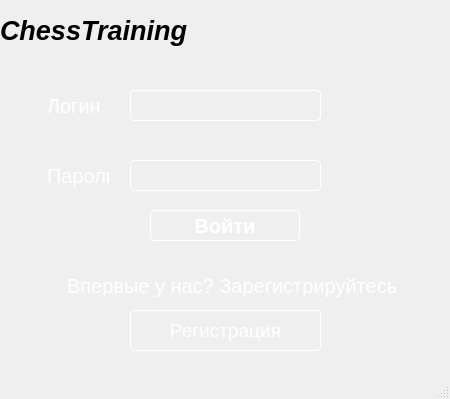
<?xml version="1.0" encoding="UTF-8"?>
<ui version="4.0">
 <class>MainWindow</class>
 <widget class="QMainWindow" name="MainWindow">
  <property name="geometry">
   <rect>
    <x>0</x>
    <y>0</y>
    <width>450</width>
    <height>399</height>
   </rect>
  </property>
  <property name="windowTitle">
   <string>MainWindow</string>
  </property>
  <property name="styleSheet">
   <string notr="true">#MainWindow{background-image: url('sup/bg.jpg'); no-repeat;}</string>
  </property>
  <widget class="QWidget" name="centralwidget">
   <widget class="QLabel" name="label">
    <property name="geometry">
     <rect>
      <x>40</x>
      <y>90</y>
      <width>71</width>
      <height>31</height>
     </rect>
    </property>
    <property name="font">
     <font>
      <pointsize>15</pointsize>
     </font>
    </property>
    <property name="styleSheet">
     <string notr="true">QLabel {
    background: transparent;  /* Прозрачный фон */
    color: white;            /* Белый текст */
    border: none;           /* Без рамки */
    padding: 2px;           /* Небольшой отступ */
}

/* Для QLabel с картинкой (если нужно) */
QLabel[hasImage=&quot;true&quot;] {
    qproperty-alignment: AlignCenter;  /* Выравнивание по центру */
}</string>
    </property>
    <property name="text">
     <string>Логин</string>
    </property>
   </widget>
   <widget class="QLineEdit" name="login">
    <property name="geometry">
     <rect>
      <x>130</x>
      <y>90</y>
      <width>191</width>
      <height>31</height>
     </rect>
    </property>
    <property name="font">
     <font>
      <pointsize>15</pointsize>
     </font>
    </property>
    <property name="styleSheet">
     <string notr="true">QLineEdit {
    background: transparent;    /* Прозрачный фон */
    color: white;              /* Белый текст */
    border: 1px solid white;   /* Белая рамка */
    border-radius: 4px;        /* Закругленные углы */
    padding: 5px 10px;         /* Отступы внутри */
}

/* Эффекты при взаимодействии */
QLineEdit:hover {
    border: 1px solid #cccccc; /* Светлая рамка при наведении */
}

QLineEdit:focus {
    border: 1px solid #ffffff; /* Яркая рамка при фокусе */
}</string>
    </property>
    <property name="text">
     <string/>
    </property>
   </widget>
   <widget class="QLineEdit" name="password">
    <property name="geometry">
     <rect>
      <x>130</x>
      <y>160</y>
      <width>191</width>
      <height>31</height>
     </rect>
    </property>
    <property name="font">
     <font>
      <pointsize>15</pointsize>
     </font>
    </property>
    <property name="styleSheet">
     <string notr="true">QLineEdit {
    background: transparent;    /* Прозрачный фон */
    color: white;              /* Белый текст */
    border: 1px solid white;   /* Белая рамка */
    border-radius: 4px;        /* Закругленные углы */
    padding: 5px 10px;         /* Отступы внутри */
}

/* Эффекты при взаимодействии */
QLineEdit:hover {
    border: 1px solid #cccccc; /* Светлая рамка при наведении */
}

QLineEdit:focus {
    border: 1px solid #ffffff; /* Яркая рамка при фокусе */
}</string>
    </property>
    <property name="text">
     <string/>
    </property>
   </widget>
   <widget class="QLabel" name="label_2">
    <property name="geometry">
     <rect>
      <x>40</x>
      <y>160</y>
      <width>71</width>
      <height>31</height>
     </rect>
    </property>
    <property name="font">
     <font>
      <pointsize>15</pointsize>
     </font>
    </property>
    <property name="styleSheet">
     <string notr="true">QLabel {
    background: transparent;  /* Прозрачный фон */
    color: white;            /* Белый текст */
    border: none;           /* Без рамки */
    padding: 2px;           /* Небольшой отступ */
}

/* Для QLabel с картинкой (если нужно) */
QLabel[hasImage=&quot;true&quot;] {
    qproperty-alignment: AlignCenter;  /* Выравнивание по центру */
}</string>
    </property>
    <property name="text">
     <string>Пароль</string>
    </property>
   </widget>
   <widget class="QPushButton" name="entmegabtn">
    <property name="geometry">
     <rect>
      <x>150</x>
      <y>210</y>
      <width>150</width>
      <height>31</height>
     </rect>
    </property>
    <property name="font">
     <font>
      <pointsize>15</pointsize>
      <weight>75</weight>
      <bold>true</bold>
     </font>
    </property>
    <property name="styleSheet">
     <string notr="true">QPushButton {
    background: transparent;    /* Полная прозрачность фона */
    color: white;              /* Белый текст */
    border: 1px solid white;   /* Белая рамка (опционально) */
    border-radius: 4px;        /* Закругленные углы */
    padding: 5px 10px;         /* Отступы внутри кнопки */
}

/* Эффект при наведении курсора */
QPushButton:hover {
    background: rgba(255, 255, 255, 0.1);  /* Легкая подсветка */
}

/* Эффект при нажатии */
QPushButton:pressed {
    background: rgba(255, 255, 255, 0.2);  /* Затемнение */
}</string>
    </property>
    <property name="text">
     <string>Войти</string>
    </property>
   </widget>
   <widget class="QLabel" name="label_3">
    <property name="geometry">
     <rect>
      <x>60</x>
      <y>270</y>
      <width>341</width>
      <height>31</height>
     </rect>
    </property>
    <property name="font">
     <font>
      <family>Arial</family>
      <pointsize>15</pointsize>
     </font>
    </property>
    <property name="styleSheet">
     <string notr="true">QLabel {
    background: transparent;  /* Прозрачный фон */
    color: white;            /* Белый текст */
    border: none;           /* Без рамки */
    padding: 2px;           /* Небольшой отступ */
}

/* Для QLabel с картинкой (если нужно) */
QLabel[hasImage=&quot;true&quot;] {
    qproperty-alignment: AlignCenter;  /* Выравнивание по центру */
}</string>
    </property>
    <property name="text">
     <string>Впервые у нас? Зарегистрируйтесь!</string>
    </property>
   </widget>
   <widget class="QPushButton" name="regbtn">
    <property name="geometry">
     <rect>
      <x>130</x>
      <y>310</y>
      <width>191</width>
      <height>41</height>
     </rect>
    </property>
    <property name="font">
     <font>
      <pointsize>14</pointsize>
     </font>
    </property>
    <property name="styleSheet">
     <string notr="true">QPushButton {
    background: transparent;    /* Полная прозрачность фона */
    color: white;              /* Белый текст */
    border: 1px solid white;   /* Белая рамка (опционально) */
    border-radius: 4px;        /* Закругленные углы */
    padding: 5px 10px;         /* Отступы внутри кнопки */
}

/* Эффект при наведении курсора */
QPushButton:hover {
    background: rgba(255, 255, 255, 0.1);  /* Легкая подсветка */
}

/* Эффект при нажатии */
QPushButton:pressed {
    background: rgba(255, 255, 255, 0.2);  /* Затемнение */
}</string>
    </property>
    <property name="text">
     <string>Регистрация</string>
    </property>
   </widget>
   <widget class="QLabel" name="label_4">
    <property name="geometry">
     <rect>
      <x>0</x>
      <y>0</y>
      <width>221</width>
      <height>61</height>
     </rect>
    </property>
    <property name="font">
     <font>
      <family>Nirmala UI</family>
      <pointsize>20</pointsize>
      <weight>75</weight>
      <italic>true</italic>
      <bold>true</bold>
      <underline>false</underline>
     </font>
    </property>
    <property name="styleSheet">
     <string notr="true"/>
    </property>
    <property name="text">
     <string>ChessTraining</string>
    </property>
   </widget>
   <widget class="QLabel" name="lab">
    <property name="geometry">
     <rect>
      <x>50</x>
      <y>50</y>
      <width>341</width>
      <height>31</height>
     </rect>
    </property>
    <property name="styleSheet">
     <string notr="true">QLabel {
    background: transparent;  /* Прозрачный фон */
    color: white;            /* Белый текст */
    border: none;           /* Без рамки */
    padding: 2px;           /* Небольшой отступ */
}

/* Для QLabel с картинкой (если нужно) */
QLabel[hasImage=&quot;true&quot;] {
    qproperty-alignment: AlignCenter;  /* Выравнивание по центру */
}</string>
    </property>
    <property name="text">
     <string/>
    </property>
   </widget>
  </widget>
  <widget class="QMenuBar" name="menubar">
   <property name="geometry">
    <rect>
     <x>0</x>
     <y>0</y>
     <width>450</width>
     <height>21</height>
    </rect>
   </property>
  </widget>
  <widget class="QStatusBar" name="statusbar"/>
 </widget>
 <resources/>
 <connections/>
</ui>
